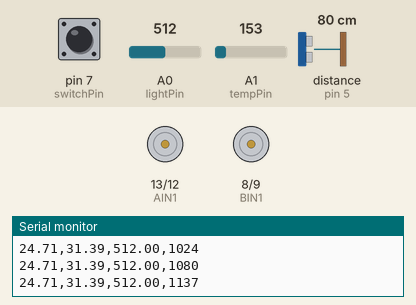
Bench run of a sketch on a simulated Arduino Uno, built with avr-gcc and run on an emulated ATmega328P. On the bench: motor-driver pin pairs drawn as motors (green arrow = first pin HIGH = forward, orange = second pin HIGH = backward, longer = more drive, scaled by the enable pin), the last lines printed to the serial monitor. Wiring (inferred from the names in the program): ultrasonic range finder: trigger pin 6; echo pin 5. The test bench sets the inputs (shaded band); at power-on: pin 7 (switchPin) HIGH, distance to the obstacle (sensor on pin 5) 80 cm, A1 (tempPin) = 153, A0 (lightPin) = 512. The echo pulse lasts 58.3 µs per cm.

Above: at 1.2 s.
1.3 s: pin 7 (switchPin) pulled LOW for 0.15 s
At 1.4 s:
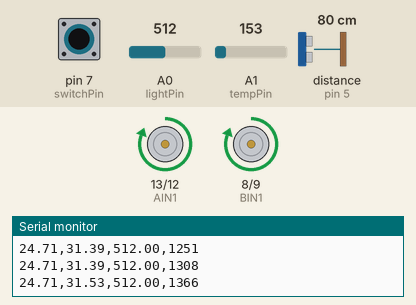
2.9 s: distance to the obstacle (sensor on pin 5) set to 2 cm
5.9 s: pin 7 (switchPin) pulled LOW for 0.15 s
At 6.29 s:
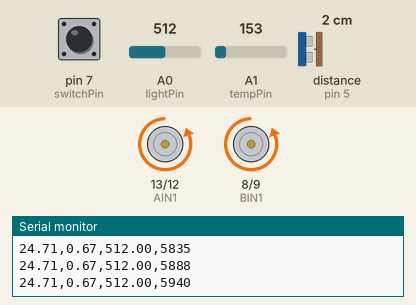
8.1 s: A1 (tempPin) set to 128
11.1 s: A1 (tempPin) set to 110
12.6 s: pin 7 (switchPin) pulled LOW for 3.2 s
At 13.23 s:
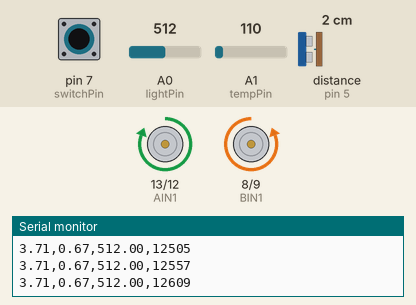
At 16.7 s:
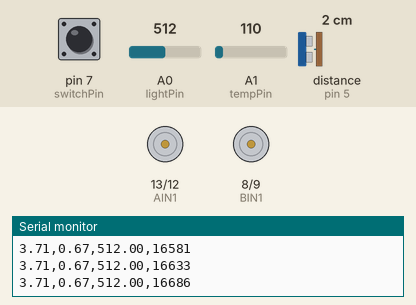
Timing chart, 0 to 18.2 s (numbered marks = the images above; inputs shaded):
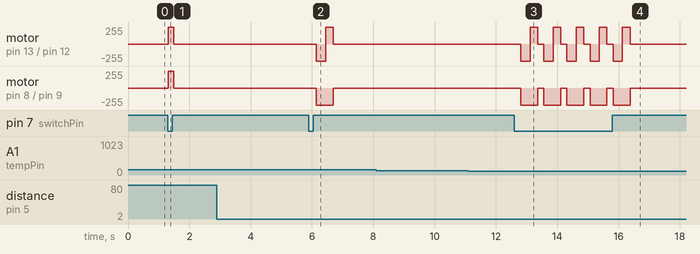

Measured:
- after the input at 1.3 s, motor on pin 13 (AIN1) / pin 12 (AIN2), motor on pin 8 (BIN1) / pin 9 (BIN2): stopped → forward 255/255 at once, → stopped 0.17 s later
- after the input at 5.9 s, motor on pin 13 (AIN1) / pin 12 (AIN2): stopped → backward 255/255 after 0.24 s, → forward 255/255 0.30 s later, → stopped 0.25 s later; motor on pin 8 (BIN1) / pin 9 (BIN2): stopped → backward 255/255 after 0.24 s, → stopped 0.55 s later

The sketch:

Arduino_For_Artwork.ino
```cpp
/*
  Arduino code for project Room Mapping Robot
  Developed by Sean Sada
  Projec for Design Innovation 23

  This adapts code written for sparkfun's inventor kit to help automate robot movements but includes
  use of sensors and utilizes the serial write functions to send information over to processing to generate
  dynamic art based on the input from the sensors.
*/

/* Pins for sensors */
const int tempPin = A1;
const int lightPin = A0;
// Distance variables
const int trigPin = 6;
const int echoPin = 5;

/* initialize values recorded by different sensors */
float tempSensor = 0;           // analog temperature sensor
float distSensor = 0;           // digital distance sensor
float lightSensor = 0;          // analog light sensor
unsigned long time;             // time readout reported later in milliseconds

int inByte = 0;                 // incoming serial byte

/* Temperature Values */
float voltage = 0;
float degreeC = 0;
float degreeF = 0;

/* Light Sensor Values */
int threshold = 750;             // will turn on indicator light when light values surpass threshold
const int lightIndPin = 4;

/* The right motor will be controlled by the motor A pins on the motor driver*/
const int AIN1 = 13;           //control pin 1 on the motor driver for the right motor
const int AIN2 = 12;           //control pin 2 on the motor driver for the right motor
const int PWMA = 11;           //speed control pin on the motor driver for the right motor

/* The left motor will be controlled by the motor B pins on the motor driver */
const int PWMB = 10;           //speed control pin on the motor driver for the left motor
const int BIN2 = 9;            //control pin 2 on the motor driver for the left motor
const int BIN1 = 8;            //control pin 1 on the motor driver for the left motor

int switchPin = 7;             //switch to turn the robot on and off

float distance = 0;            //variable to store the distance measured by the distance sensor

//robot behaviour variables
int backupTime = 300;             //time that the robot will back up, apprx. 1 ft
int turnTime = 200;               //amount that the robot will turn after back up, approximately 90 deg

/********************************************************************************/
void setup()
{
  pinMode(trigPin, OUTPUT);       //this pin will send ultrasonic pulses out from the distance sensor
  pinMode(echoPin, INPUT);        //this pin will sense when the pulses reflect back to the distance sensor

  pinMode(switchPin, INPUT_PULLUP);   //set this as a pullup to sense whether the switch is flipped


  //set the motor control pins as outputs
  pinMode(AIN1, OUTPUT);
  pinMode(AIN2, OUTPUT);
  pinMode(PWMA, OUTPUT);

  pinMode(BIN1, OUTPUT);
  pinMode(BIN2, OUTPUT);
  pinMode(PWMB, OUTPUT);

  Serial.begin(9600);                       //begin serial communication with the computer
//  Serial.print("Robot Activated!");         //test the serial connection
}

/********************************************************************************/
void loop()
{
  /* If statement waits until there is valid byte before reading sensors */
  //  if (Serial.available() > 0) {           // Uncomment when Processing works
  // accepts incoming byte
  inByte = Serial.read();

  /* STORE THE CURRENT TIME ELAPSED */
  time = millis();

  /* GET TEMPERATURE READING */
  tempSensor = tempC();         // I will be using tempC() but you can replace with tempF()

  /* GET LIGHT SENSOR VALUES */
  lightSensor = getLight();

  /* DETECT THE DISTANCE READ BY THE DISTANCE SENSOR */
  distance = getDistance();
  distSensor = distance;

  /* Debugging code to see that the ultrasonic sensor works */
  //  Serial.print("Distance: ");
  //  Serial.print(distance);
  //  Serial.println(" in");              // print the units

  /* SEND SERIAL INFORMATION TO PROCESSING */
  Serial.print(tempSensor);
  Serial.print(",");
  Serial.print(distSensor);
  Serial.print(",");
  Serial.print(lightSensor);
  Serial.print(",");
  Serial.println(time);

  if (digitalRead(switchPin) == LOW) { //if the on switch is flipped

    if (distance < 10) {              //if an object is detected
      //back up and turn

      /* Debugging code to make sure this if statement runs */
      //      Serial.print(" ");
      //      Serial.print("BACK!");

      //stop for a moment
      rightMotor(0);
      leftMotor(0);
      delay(200);

      //back up
      rightMotor(-255);             // Works best at -255 otherwise there is not enough power
      leftMotor(-255);              // Works best at -255 otherwise there is not enough power
      delay(backupTime);

      //turn away from obstacle
      rightMotor(255);
      leftMotor(-255);
      delay(turnTime);

    } else {                        //if no obstacle is detected drive forward
      /* Debugging code to check that this statement runs */
      //      Serial.print(" ");
      //      Serial.print("Moving...");


      rightMotor(255);              // Works best at -255 otherwise there is not enough power
      leftMotor(255);               // Works best at -255 otherwise there is not enough power
    }
  } else {                          //if the switch is off then stop

    //stop the motors
    rightMotor(0);
    leftMotor(0);

//    /* SEND SERIAL INFORMATION TO PROCESSING */
//    // send 0 values for all sensor read out
//    Serial.print("0,");
//    Serial.print("0,");
//    Serial.print("0,");
//    Serial.println("0");
  }

  delay(50);                      //wait 50 milliseconds between readings
  //  }                     // UNCOMMENT WHEN PROCESSING WORKS
}

/********************************************************************************/
void establishContact() {
  while (Serial.available() <= 0) {
    Serial.println("0,0,0,0");   // send an initial string
    delay(300);                  // wait 300 milliseconds before pinging again
  }
}

/********************************************************************************/
float tempC() {
  // The following math was found in a sparkFun tutorial
  voltage = analogRead(tempPin) * 0.004882813;
  degreeC = (voltage - 0.5) * 100.0;
  return degreeC;
}

float tempF() {
  degreeC = tempC();
  degreeF = degreeC * (9.0 / 5.0) + 32.0;
}

//float tempC() {
//  voltage = analogRead(tempPin) * .4882814;
//  return voltage;
//}

/********************************************************************************/
float getLight() {
  float light = analogRead(lightPin);
  if (light < threshold) {
    digitalWrite(lightIndPin, HIGH);        // Turn on indicator LED
  } else {
    digitalWrite(lightIndPin, LOW);        // Turn off indicator LED
  }
  return light;
}

/* THE FOLLOWING CODE IS FOR ROBOT MOVEMENTS */
/********************************************************************************/
void rightMotor(int motorSpeed) {
  /* Function to work the right motor */
  if (motorSpeed > 0)                                 //if the motor should drive forward (positive speed)
  {
    digitalWrite(AIN1, HIGH);                         //set pin 1 to high
    digitalWrite(AIN2, LOW);                          //set pin 2 to low
  }
  else if (motorSpeed < 0)                            //if the motor should drive backward (negative speed)
  {
    digitalWrite(AIN1, LOW);                          //set pin 1 to low
    digitalWrite(AIN2, HIGH);                         //set pin 2 to high
  }
  else                                                //if the motor should stop
  {
    digitalWrite(AIN1, LOW);                          //set pin 1 to low
    digitalWrite(AIN2, LOW);                          //set pin 2 to low
  }
  analogWrite(PWMA, abs(motorSpeed));                 //now that the motor direction is set, drive it at the entered speed
}

/********************************************************************************/
void leftMotor(int motorSpeed) {
  /* Function to work the left motor */
  if (motorSpeed > 0)                                 //if the motor should drive forward (positive speed)
  {
    digitalWrite(BIN1, HIGH);                         //set pin 1 to high
    digitalWrite(BIN2, LOW);                          //set pin 2 to low
  }
  else if (motorSpeed < 0)                            //if the motor should drive backward (negative speed)
  {
    digitalWrite(BIN1, LOW);                          //set pin 1 to low
    digitalWrite(BIN2, HIGH);                         //set pin 2 to high
  }
  else                                                //if the motor should stop
  {
    digitalWrite(BIN1, LOW);                          //set pin 1 to low
    digitalWrite(BIN2, LOW);                          //set pin 2 to low
  }
  analogWrite(PWMB, abs(motorSpeed));                 //now that the motor direction is set, drive it at the entered speed
}

/********************************************************************************/
//RETURNS THE DISTANCE MEASURED BY THE HC-SR04 DISTANCE SENSOR
float getDistance()
{
  float echoTime;                   //variable to store the time it takes for a ping to bounce off an object
  float calculatedDistance;         //variable to store the distance calculated from the echo time

  //send out an ultrasonic pulse that's 10ms long
  digitalWrite(trigPin, HIGH);
  delayMicroseconds(10);
  digitalWrite(trigPin, LOW);

  echoTime = pulseIn(echoPin, HIGH);      //use the pulsein command to see how long it takes for the
  //pulse to bounce back to the sensor

  calculatedDistance = echoTime / 148.0;  //calculate the distance of the object that reflected the pulse (half the bounce time multiplied by the speed of sound)

  return calculatedDistance;              //send back the distance that was calculated
}
```
